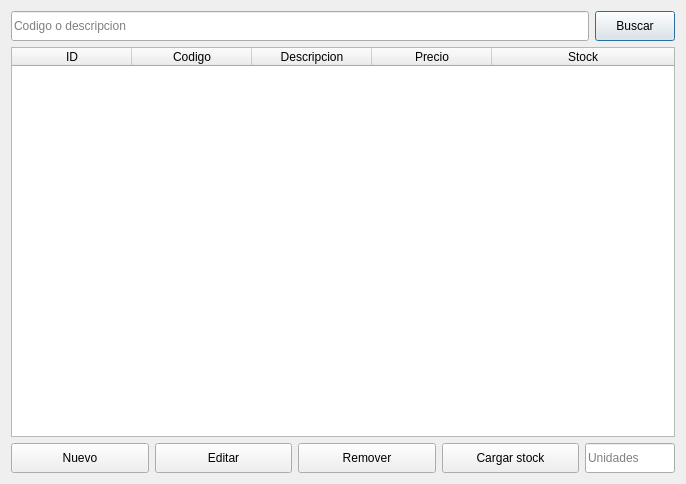
<?xml version="1.0" encoding="UTF-8"?>
<ui version="4.0">
 <class>gestion_productos</class>
 <widget class="QDialog" name="gestion_productos">
  <property name="geometry">
   <rect>
    <x>0</x>
    <y>0</y>
    <width>686</width>
    <height>484</height>
   </rect>
  </property>
  <property name="windowTitle">
   <string>Gestion de mercaderias</string>
  </property>
  <layout class="QVBoxLayout" name="verticalLayout">
   <item>
    <widget class="QFrame" name="frame">
     <property name="styleSheet">
      <string notr="true">QFrame#frame {
border: none;
}</string>
     </property>
     <property name="frameShape">
      <enum>QFrame::StyledPanel</enum>
     </property>
     <property name="frameShadow">
      <enum>QFrame::Raised</enum>
     </property>
     <layout class="QVBoxLayout" name="verticalLayout_2">
      <property name="leftMargin">
       <number>0</number>
      </property>
      <property name="topMargin">
       <number>0</number>
      </property>
      <property name="rightMargin">
       <number>0</number>
      </property>
      <property name="bottomMargin">
       <number>0</number>
      </property>
      <item>
       <widget class="QFrame" name="frame_2">
        <property name="sizePolicy">
         <sizepolicy hsizetype="Preferred" vsizetype="Fixed">
          <horstretch>0</horstretch>
          <verstretch>0</verstretch>
         </sizepolicy>
        </property>
        <property name="styleSheet">
         <string notr="true">QFrame#frame_2 {
border: none;
}</string>
        </property>
        <property name="frameShape">
         <enum>QFrame::StyledPanel</enum>
        </property>
        <property name="frameShadow">
         <enum>QFrame::Raised</enum>
        </property>
        <layout class="QHBoxLayout" name="horizontalLayout">
         <property name="leftMargin">
          <number>0</number>
         </property>
         <property name="topMargin">
          <number>0</number>
         </property>
         <property name="rightMargin">
          <number>0</number>
         </property>
         <property name="bottomMargin">
          <number>0</number>
         </property>
         <item>
          <widget class="QLineEdit" name="barra_busqueda">
           <property name="minimumSize">
            <size>
             <width>0</width>
             <height>30</height>
            </size>
           </property>
           <property name="placeholderText">
            <string>Codigo o descripcion</string>
           </property>
          </widget>
         </item>
         <item>
          <widget class="QPushButton" name="btn_buscar">
           <property name="minimumSize">
            <size>
             <width>0</width>
             <height>30</height>
            </size>
           </property>
           <property name="text">
            <string>Buscar</string>
           </property>
          </widget>
         </item>
        </layout>
       </widget>
      </item>
      <item>
       <widget class="QTableWidget" name="tablaProductos">
        <property name="sizePolicy">
         <sizepolicy hsizetype="Preferred" vsizetype="Preferred">
          <horstretch>0</horstretch>
          <verstretch>0</verstretch>
         </sizepolicy>
        </property>
        <property name="minimumSize">
         <size>
          <width>0</width>
          <height>200</height>
         </size>
        </property>
        <property name="sizeAdjustPolicy">
         <enum>QAbstractScrollArea::AdjustToContents</enum>
        </property>
        <property name="editTriggers">
         <set>QAbstractItemView::NoEditTriggers</set>
        </property>
        <property name="selectionMode">
         <enum>QAbstractItemView::SingleSelection</enum>
        </property>
        <property name="selectionBehavior">
         <enum>QAbstractItemView::SelectRows</enum>
        </property>
        <property name="showGrid">
         <bool>false</bool>
        </property>
        <property name="gridStyle">
         <enum>Qt::SolidLine</enum>
        </property>
        <attribute name="horizontalHeaderCascadingSectionResizes">
         <bool>true</bool>
        </attribute>
        <attribute name="horizontalHeaderDefaultSectionSize">
         <number>120</number>
        </attribute>
        <attribute name="horizontalHeaderShowSortIndicator" stdset="0">
         <bool>false</bool>
        </attribute>
        <attribute name="horizontalHeaderStretchLastSection">
         <bool>true</bool>
        </attribute>
        <attribute name="verticalHeaderCascadingSectionResizes">
         <bool>false</bool>
        </attribute>
        <attribute name="verticalHeaderDefaultSectionSize">
         <number>23</number>
        </attribute>
        <attribute name="verticalHeaderShowSortIndicator" stdset="0">
         <bool>false</bool>
        </attribute>
        <attribute name="verticalHeaderStretchLastSection">
         <bool>false</bool>
        </attribute>
        <column>
         <property name="text">
          <string>ID</string>
         </property>
        </column>
        <column>
         <property name="text">
          <string>Codigo</string>
         </property>
        </column>
        <column>
         <property name="text">
          <string>Descripcion</string>
         </property>
        </column>
        <column>
         <property name="text">
          <string>Precio</string>
         </property>
        </column>
        <column>
         <property name="text">
          <string>Stock</string>
         </property>
        </column>
       </widget>
      </item>
      <item>
       <widget class="QFrame" name="frame_3">
        <property name="sizePolicy">
         <sizepolicy hsizetype="Preferred" vsizetype="Fixed">
          <horstretch>0</horstretch>
          <verstretch>0</verstretch>
         </sizepolicy>
        </property>
        <property name="styleSheet">
         <string notr="true">QFrame#frame_3 {
border: none;
}</string>
        </property>
        <property name="frameShape">
         <enum>QFrame::StyledPanel</enum>
        </property>
        <property name="frameShadow">
         <enum>QFrame::Raised</enum>
        </property>
        <layout class="QHBoxLayout" name="horizontalLayout_2">
         <property name="leftMargin">
          <number>0</number>
         </property>
         <property name="topMargin">
          <number>0</number>
         </property>
         <property name="rightMargin">
          <number>0</number>
         </property>
         <property name="bottomMargin">
          <number>0</number>
         </property>
         <item>
          <widget class="QPushButton" name="btn_nuevo">
           <property name="minimumSize">
            <size>
             <width>0</width>
             <height>30</height>
            </size>
           </property>
           <property name="text">
            <string>Nuevo</string>
           </property>
          </widget>
         </item>
         <item>
          <widget class="QPushButton" name="btn_editar">
           <property name="minimumSize">
            <size>
             <width>0</width>
             <height>30</height>
            </size>
           </property>
           <property name="text">
            <string>Editar</string>
           </property>
          </widget>
         </item>
         <item>
          <widget class="QPushButton" name="btn_remover">
           <property name="minimumSize">
            <size>
             <width>0</width>
             <height>30</height>
            </size>
           </property>
           <property name="text">
            <string>Remover</string>
           </property>
          </widget>
         </item>
         <item>
          <widget class="QPushButton" name="btn_cargar_stock">
           <property name="minimumSize">
            <size>
             <width>0</width>
             <height>30</height>
            </size>
           </property>
           <property name="text">
            <string>Cargar stock</string>
           </property>
          </widget>
         </item>
         <item>
          <widget class="QLineEdit" name="input_unidades">
           <property name="sizePolicy">
            <sizepolicy hsizetype="Fixed" vsizetype="Fixed">
             <horstretch>0</horstretch>
             <verstretch>0</verstretch>
            </sizepolicy>
           </property>
           <property name="minimumSize">
            <size>
             <width>0</width>
             <height>30</height>
            </size>
           </property>
           <property name="maximumSize">
            <size>
             <width>90</width>
             <height>16777215</height>
            </size>
           </property>
           <property name="placeholderText">
            <string>Unidades</string>
           </property>
          </widget>
         </item>
        </layout>
       </widget>
      </item>
     </layout>
    </widget>
   </item>
  </layout>
 </widget>
 <resources/>
 <connections/>
</ui>
